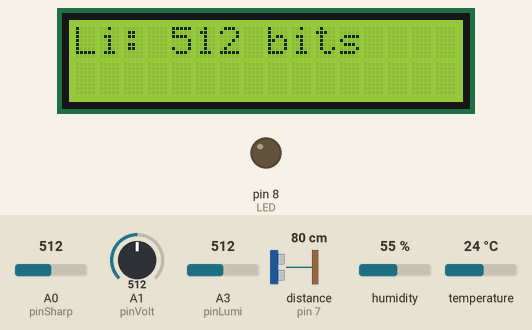
Recording of a sketch running on a simulated Arduino Uno, built with avr-gcc and run on an emulated ATmega328P. Parts: 16×2 character LCD, output pins drawn as LEDs (lit = HIGH). Wiring (inferred from the names in the program): ultrasonic range finder: trigger pin 6; echo pin 7. The inputs (shaded band) are chosen by the test bench; at power-on: A3 (pinLumi) = 512, A0 (pinSharp) = 512, A1 (pinVolt) = 512, distance to the obstacle (sensor on pin 7) 80 cm, humidity 55 %, temperature 24 °C. The echo pulse lasts 58.3 µs per cm; pins used as bus, display or sensor lines are not drawn; what the sketch prints to the serial monitor is not drawn.

Above: at 1.2 s.
1.3 s: A3 (pinLumi) set to 111
At 2.5 s:
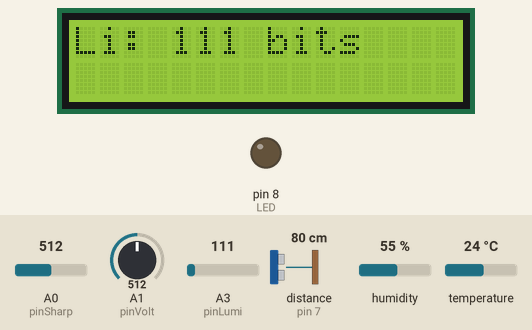
3.6 s: A3 (pinLumi) set to 91
At 5.2 s:
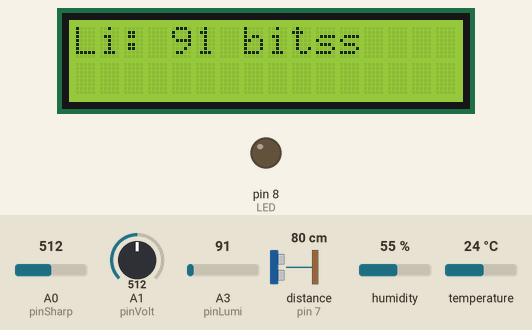
5.7 s: A3 (pinLumi) set to 11
At 6.7 s:
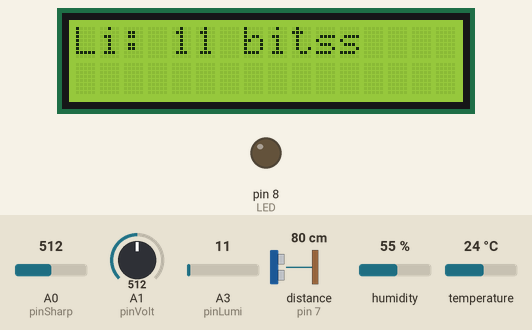
7.8 s: A3 (pinLumi) set to 8
At 9.3 s:
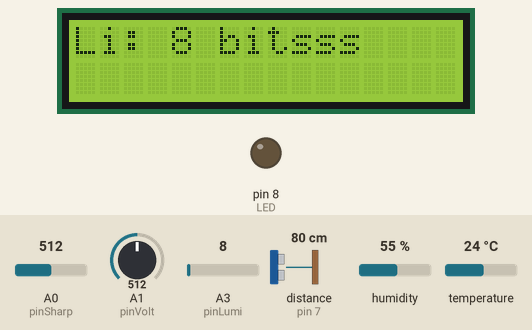
Timing chart, 0 to 10.8 s (numbered marks = the images above; inputs shaded):
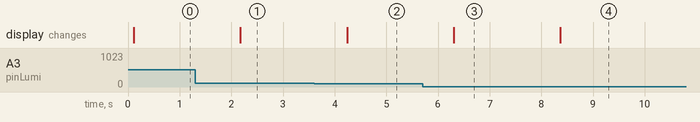

The sketch:

P6A6.ino
```cpp
#include <LiquidCrystal_I2C.h>
LiquidCrystal_I2C lcd(0x27,16,2);
#include <Wire.h>
#include "DHT.h"
#include <string.h>
int DHTPIN = 19;
#define DHTTYPE DHT11
DHT dht(DHTPIN, DHTTYPE);

int pinSharp = A0;
int LED = 8;
int pinVolt = A1;
int pinUltra = A2;
int pinLumi = A3;
int trigPin = 6;
int echoPin = 7;
#define DHTPIN 21

int valorSharp  = 0;
int valorLumi = 0;
int valorTemp = 0;
int valorUltra = 0;

int valorVolt = 0;
float voltajeMax = 970; //8.4 V
float voltajeMin = 765; //6.4 V

long duracion;
int distancia;

float disSharp;

String error1="";
String error2="";
int errorCounter = 0;
void setup() {
  lcd.init();
  lcd.backlight();
  lcd.setCursor(0,0);
  pinMode(LED, OUTPUT);
  pinMode(pinVolt, INPUT);
  pinMode(pinSharp, INPUT);
  pinMode(trigPin, OUTPUT);
  pinMode(echoPin, INPUT);
  Serial.begin(9600);
  dht.begin();
}

void loop() {
    //Voltaje, Luminosidad, temperatura
    valorVolt= analogRead(pinVolt);
    valorLumi = analogRead(pinLumi);
    float tempC = dht.readTemperature();

    //Ultrasonido
    digitalWrite(trigPin, LOW);
    delayMicroseconds(2);

    digitalWrite(trigPin, HIGH);
    delayMicroseconds(10);
    digitalWrite(trigPin, LOW);

    duracion = pulseIn(echoPin, HIGH);
    distancia = duracion * 0.0343 / 2;

    //sharp
    valorSharp = analogRead(pinSharp);
    disSharp =  pow(valorSharp/758.73, -1/.486);

    //impresion serial
    Serial.print("V: "); Serial.print(valorVolt); Serial.print("bits -- L: "); Serial.print(valorLumi); Serial.print("bits -- T: ");
    Serial.print(tempC); Serial.print(("°C -- DU: "));Serial.print(distancia);Serial.print(" cm -- DS: "); Serial.print(disSharp); Serial.print(" cm");

    //Errores
    lcd.setCursor(0,0);
    String msg = "Li: ";
    msg = msg + valorLumi;
    msg = msg + " bits";
    lcd.print(msg);
    errorCounter = 0;
    if(valorVolt < 765){
      error1 = "Low Battery";
      error2 = error2 + "Bt";
      errorCounter = errorCounter++;
      }
    if(tempC>30){
      error1 = "Overheating";
      error2 = error2 + "-Tmp";
      errorCounter = errorCounter++;
      }
     if(distancia<=15){
      error1 = "U_Obstacle";
      error2 = error2 + "-UObs";
      errorCounter = errorCounter++;
      }
     if(disSharp<=15){
     error1 = "S_Obstacle";
     error2 = error2 + "-SObs";
     errorCounter = errorCounter++;
     }
     if(errorCounter==1){
        lcd.setCursor(0,1);
        lcd.print(error1);
        analogWrite(LED, HIGH);
      } else if(errorCounter>1){
        lcd.setCursor(0,1);
        lcd.print(error2);
        analogWrite(LED, HIGH);
      } else {
        lcd.setCursor(0,1);
        lcd.print("");
        analogWrite(LED, LOW);
        }


    delay(1000);
    Serial.println("");
}
```

Measured:
- the behaviour switches between 100 and 99 on A3 (pinLumi) (found by bisection; images 1 and 2)
- the behaviour switches between 10 and 9 on A3 (pinLumi) (found by bisection; images 3 and 4)
- after the input at 1.3 s, the display: changes after 0.88 s (image 1)
- after the input at 3.6 s, the display: changes after 0.64 s (image 2)
- after the input at 5.7 s, the display: changes after 0.60 s (image 3)
- after the input at 7.8 s, the display: changes after 0.57 s (image 4)
